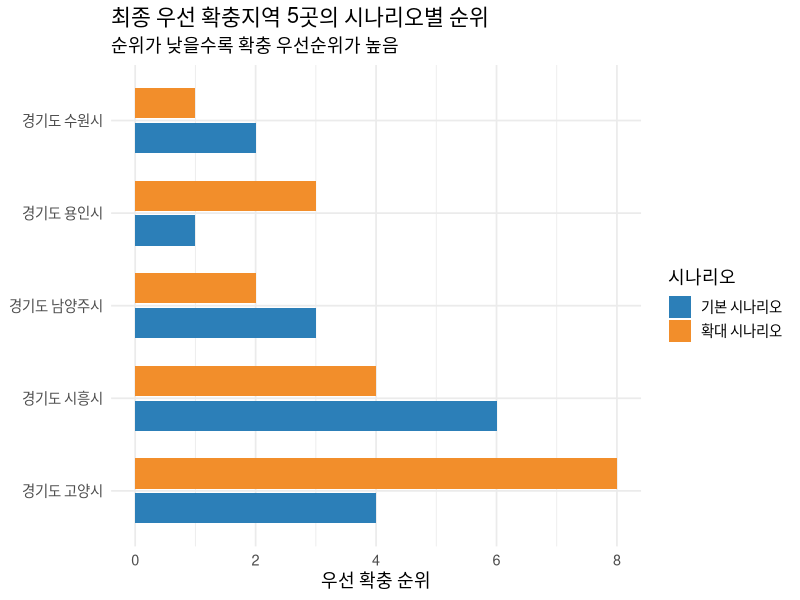
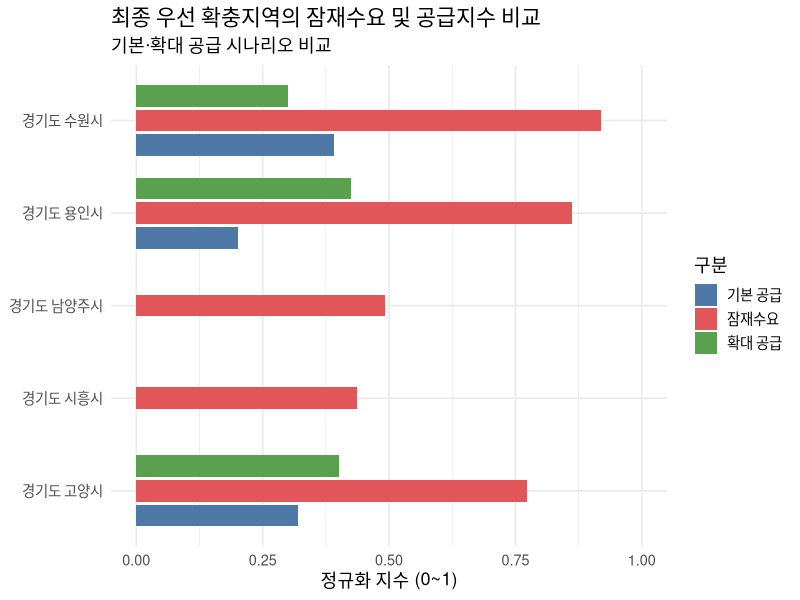
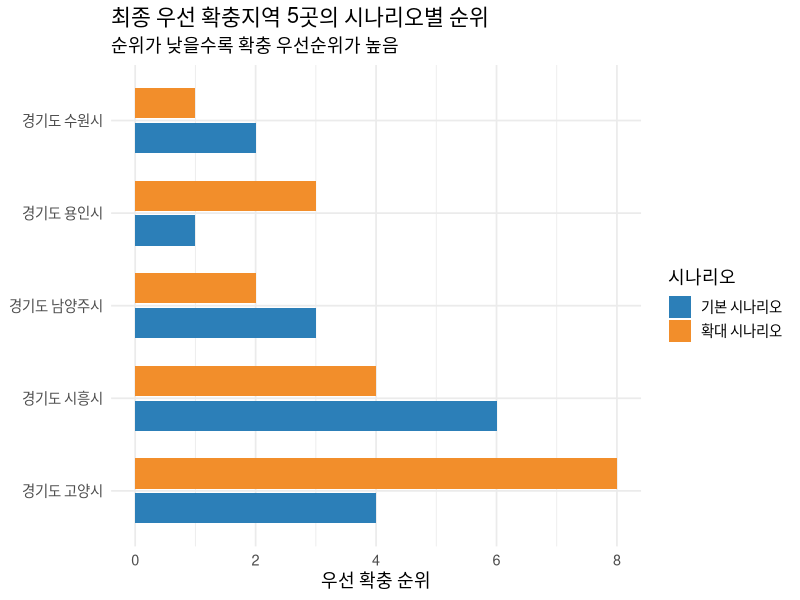
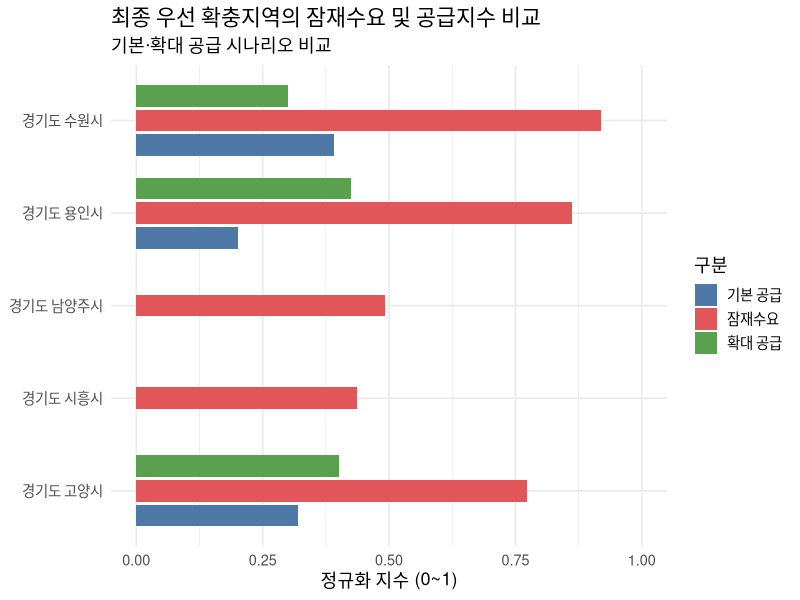

Here is the R script that generated these plots, in order:
library(tidyverse)

# 저장 폴더 생성
dir.create(
  "results/integrated",
  recursive = TRUE,
  showWarnings = FALSE
)

# 최종 선정 파일 불러오기
priority_top5 <- read_csv(
  "results/integrated/priority_top5.csv",
  show_col_types = FALSE
)

# 그래프 데이터 생성
rank_plot_data <- priority_top5 %>%
  mutate(
    지역 = paste(시도, 시군구),
    지역 = factor(지역, levels = rev(지역))
  ) %>%
  select(지역, basic_rank, expanded_rank) %>%
  pivot_longer(
    cols = c(basic_rank, expanded_rank),
    names_to = "scenario",
    values_to = "rank"
  ) %>%
  mutate(
    scenario = recode(
      scenario,
      basic_rank = "기본 시나리오",
      expanded_rank = "확대 시나리오"
    )
  )

# 그래프
p1 <- ggplot(
  rank_plot_data,
  aes(x = 지역, y = rank, fill = scenario)
) +
  geom_col(
    position = position_dodge(width = 0.75),
    width = 0.65
  ) +
  coord_flip() +
  scale_fill_manual(
    values = c(
      "기본 시나리오" = "#2C7FB8",
      "확대 시나리오" = "#F28E2B"
    )
  ) +
  labs(
    title = "최종 우선 확충지역 5곳의 시나리오별 순위",
    subtitle = "순위가 낮을수록 확충 우선순위가 높음",
    x = NULL,
    y = "우선 확충 순위",
    fill = "시나리오"
  ) +
  theme_minimal(base_size = 13)

print(p1)

ggsave(
  "results/integrated/priority_top5_rank.png",
  plot = p1,
  width = 10,
  height = 6,
  dpi = 300
)


# 그래프 데이터
supply_plot_data <- priority_top5 %>%
  mutate(
    지역 = paste(시도, 시군구),
    지역 = factor(지역, levels = rev(지역))
  ) %>%
  select(
    지역,
    잠재수요지수,
    basic_supply_index,
    expanded_supply_index
  ) %>%
  pivot_longer(
    cols = c(
      잠재수요지수,
      basic_supply_index,
      expanded_supply_index
    ),
    names_to = "index_type",
    values_to = "index_value"
  ) %>%
  mutate(
    index_type = recode(
      index_type,
      잠재수요지수 = "잠재수요",
      basic_supply_index = "기본 공급",
      expanded_supply_index = "확대 공급"
    )
  )

# 그래프
p2 <- ggplot(
  supply_plot_data,
  aes(
    x = 지역,
    y = index_value,
    fill = index_type
  )
) +
  geom_col(
    position = position_dodge(width = 0.8),
    width = 0.7
  ) +
  coord_flip() +
  scale_y_continuous(limits = c(0, 1)) +
  scale_fill_manual(
    values = c(
      "잠재수요" = "#E15759",
      "기본 공급" = "#4E79A7",
      "확대 공급" = "#59A14F"
    )
  ) +
  labs(
    title = "최종 우선 확충지역의 잠재수요 및 공급지수 비교",
    subtitle = "기본·확대 공급 시나리오 비교",
    x = NULL,
    y = "정규화 지수 (0~1)",
    fill = "구분"
  ) +
  theme_minimal(base_size = 13)

print(p2)

ggsave(
  "results/integrated/priority_top5_demand_supply.png",
  plot = p2,
  width = 10,
  height = 6,
  dpi = 300
)
